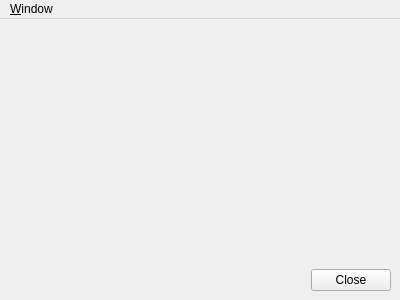
<?xml version="1.0" encoding="UTF-8"?>
<ui version="4.0">
<comment> Copyright (C) 2017 by Pedro Mendes, Virginia Tech Intellectual </comment>
<comment> Properties, Inc., University of Heidelberg, and University of </comment>
<comment> of Connecticut School of Medicine. </comment>
<comment> All rights reserved. </comment>

 <class>CQDependencyDialog</class>
 <widget class="QMainWindow" name="CQDependencyDialog">
  <property name="geometry">
   <rect>
    <x>0</x>
    <y>0</y>
    <width>400</width>
    <height>300</height>
   </rect>
  </property>
  <property name="windowTitle">
   <string>Dependencies</string>
  </property>
  <widget class="QWidget" name="centralwidget">
   <property name="contextMenuPolicy">
    <enum>Qt::ActionsContextMenu</enum>
   </property>
   <layout class="QGridLayout" name="gridLayout">
    <item row="1" column="0">
     <widget class="CQDependenciesWidget" name="widget" native="true"/>
    </item>
    <item row="2" column="0">
     <widget class="QDialogButtonBox" name="buttonBox">
      <property name="orientation">
       <enum>Qt::Horizontal</enum>
      </property>
      <property name="standardButtons">
       <set>QDialogButtonBox::Close</set>
      </property>
     </widget>
    </item>
    <item row="0" column="0">
     <widget class="QLabel" name="mpLabel">
      <property name="sizePolicy">
       <sizepolicy hsizetype="Expanding" vsizetype="Fixed">
        <horstretch>0</horstretch>
        <verstretch>0</verstretch>
       </sizepolicy>
      </property>
      <property name="text">
       <string/>
      </property>
      <property name="textFormat">
       <enum>Qt::PlainText</enum>
      </property>
     </widget>
    </item>
   </layout>
  </widget>
  <widget class="QMenuBar" name="menubar">
   <property name="geometry">
    <rect>
     <x>0</x>
     <y>0</y>
     <width>400</width>
     <height>21</height>
    </rect>
   </property>
   <widget class="QMenu" name="mpWindowMenu">
    <property name="title">
     <string>&amp;Window</string>
    </property>
   </widget>
   <addaction name="mpWindowMenu"/>
  </widget>
 </widget>
 <customwidgets>
  <customwidget>
   <class>CQDependenciesWidget</class>
   <extends>QWidget</extends>
   <header>copasi/UI/CQDependenciesWidget.h</header>
   <container>1</container>
  </customwidget>
 </customwidgets>
 <resources/>
 <connections>
  <connection>
   <sender>buttonBox</sender>
   <signal>clicked(QAbstractButton*)</signal>
   <receiver>CQDependencyDialog</receiver>
   <slot>closeDialog()</slot>
   <hints>
    <hint type="sourcelabel">
     <x>199</x>
     <y>279</y>
    </hint>
    <hint type="destinationlabel">
     <x>199</x>
     <y>149</y>
    </hint>
   </hints>
  </connection>
 </connections>
 <slots>
  <slot>closeDialog()</slot>
 </slots>
</ui>
